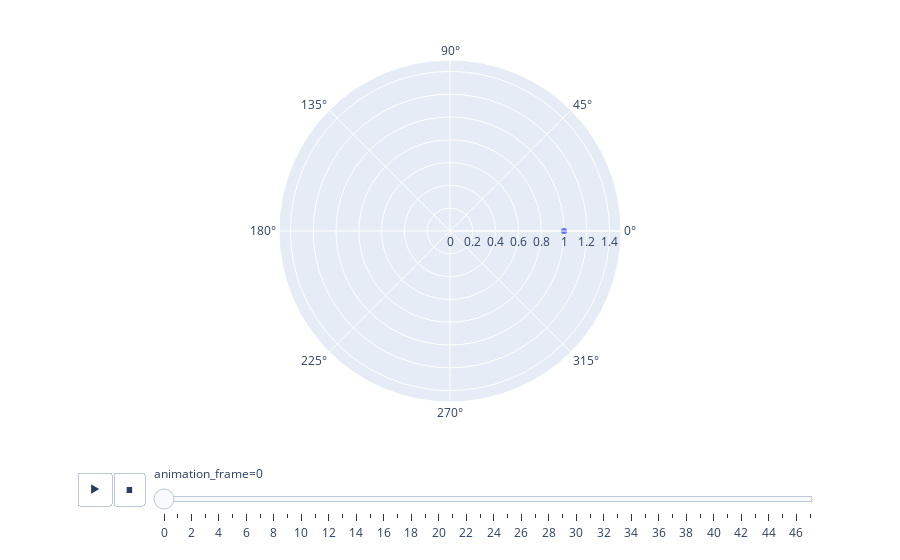

Here is the notebook cell this chart was saved with:
### Code cell
px.scatter_polar(r=1.0**t, theta=t*𝜃,
                 animation_frame=t,
                 start_angle=0,
                 range_r=[0, 1.5],
                 direction='counterclockwise')

### Figure 1 — Plotly figure (JSON) as saved in the notebook; plotly's stock layout.template omitted (floating-point values rounded to 4 significant figures)
{"data": [{"hovertemplate": "animation_frame=0<br>r=%{r}<br>theta=%{theta}<extra></extra>", "legendgroup": "", "marker": {"color": "#636efa", "symbol": "circle"}, "mode": "markers", "name": "", "r": [1.0], "showlegend": false, "subplot": "polar", "theta": [0], "type": "scatterpolar"}], "layout": {"legend": {"tracegroupgap": 0}, "margin": {"t": 60}, "polar": {"angularaxis": {"direction": "counterclockwise", "rotation": 0}, "domain": {"x": [0.0, 1.0], "y": [0.0, 1.0]}, "radialaxis": {"range": [0, 1.5]}}, "sliders": [{"active": 0, "currentvalue": {"prefix": "animation_frame="}, "len": 0.9, "pad": {"b": 10, "t": 60}, "steps": [{"args": [["0"], {"frame": {"duration": 0, "redraw": true}, "fromcurrent": true, "mode": "immediate", "transition": {"duration": 0, "easing": "linear"}}], "label": "0", "method": "animate"}, {"args": [["1"], {"frame": {"duration": 0, "redraw": true}, "fromcurrent": true, "mode": "immediate", "transition": {"duration": 0, "easing": "linear"}}], "label": "1", "method": "animate"}, {"args": [["2"], {"frame": {"duration": 0, "redraw": true}, "fromcurrent": true, "mode": "immediate", "transition": {"duration": 0, "easing": "linear"}}], "label": "2", "method": "animate"}, {"args": [["3"], {"frame": {"duration": 0, "redraw": true}, "fromcurrent": true, "mode": "immediate", "transition": {"duration": 0, "easing": "linear"}}], "label": "3", "method": "animate"}, {"args": [["4"], {"frame": {"duration": 0, "redraw": true}, "fromcurrent": true, "mode": "immediate", "transition": {"duration": 0, "easing": "linear"}}], "label": "4", "method": "animate"}, {"args": [["5"], {"frame": {"duration": 0, "redraw": true}, "fromcurrent": true, "mode": "immediate", "transition": {"duration": 0, "easing": "linear"}}], "label": "5", "method": "animate"}, {"args": [["6"], {"frame": {"duration": 0, "redraw": true}, "fromcurrent": true, "mode": "immediate", "transition": {"duration": 0, "easing": "linear"}}], "label": "6", "method": "animate"}, {"args": [["7"], {"frame": {"duration": 0, "redraw": true}, "fromcurrent": true, "mode": "immediate", "transition": {"duration": 0, "easing": "linear"}}], "label": "7", "method": "animate"}, {"args": [["8"], {"frame": {"duration": 0, "redraw": true}, "fromcurrent": true, "mode": "immediate", "transition": {"duration": 0, "easing": "linear"}}], "label": "8", "method": "animate"}, {"args": [["9"], {"frame": {"duration": 0, "redraw": true}, "fromcurrent": true, "mode": "immediate", "transition": {"duration": 0, "easing": "linear"}}], "label": "9", "method": "animate"}, {"args": [["10"], {"frame": {"duration": 0, "redraw": true}, "fromcurrent": true, "mode": "immediate", "transition": {"duration": 0, "easing": "linear"}}], "label": "10", "method": "animate"}, {"args": [["11"], {"frame": {"duration": 0, "redraw": true}, "fromcurrent": true, "mode": "immediate", "transition": {"duration": 0, "easing": "linear"}}], "label": "11", "method": "animate"}, {"args": [["12"], {"frame": {"duration": 0, "redraw": true}, "fromcurrent": true, "mode": "immediate", "transition": {"duration": 0, "easing": "linear"}}], "label": "12", "method": "animate"}, {"args": [["13"], {"frame": {"duration": 0, "redraw": true}, "fromcurrent": true, "mode": "immediate", "transition": {"duration": 0, "easing": "linear"}}], "label": "13", "method": "animate"}, {"args": [["14"], {"frame": {"duration": 0, "redraw": true}, "fromcurrent": true, "mode": "immediate", "transition": {"duration": 0, "easing": "linear"}}], "label": "14", "method": "animate"}, {"args": [["15"], {"frame": {"duration": 0, "redraw": true}, "fromcurrent": true, "mode": "immediate", "transition": {"duration": 0, "easing": "linear"}}], "label": "15", "method": "animate"}, {"args": [["16"], {"frame": {"duration": 0, "redraw": true}, "fromcurrent": true, "mode": "immediate", "transition": {"duration": 0, "easing": "linear"}}], "label": "16", "method": "animate"}, {"args": [["17"], {"frame": {"duration": 0, "redraw": true}, "fromcurrent": true, "mode": "immediate", "transition": {"duration": 0, "easing": "linear"}}], "label": "17", "method": "animate"}, {"args": [["18"], {"frame": {"duration": 0, "redraw": true}, "fromcurrent": true, "mode": "immediate", "transition": {"duration": 0, "easing": "linear"}}], "label": "18", "method": "animate"}, {"args": [["19"], {"frame": {"duration": 0, "redraw": true}, "fromcurrent": true, "mode": "immediate", "transition": {"duration": 0, "easing": "linear"}}], "label": "19", "method": "animate"}, {"args": [["20"], {"frame": {"duration": 0, "redraw": true}, "fromcurrent": true, "mode": "immediate", "transition": {"duration": 0, "easing": "linear"}}], "label": "20", "method": "animate"}, {"args": [["21"], {"frame": {"duration": 0, "redraw": true}, "fromcurrent": true, "mode": "immediate", "transition": {"duration": 0, "easing": "linear"}}], "label": "21", "method": "animate"}, {"args": [["22"], {"frame": {"duration": 0, "redraw": true}, "fromcurrent": true, "mode": "immediate", "transition": {"duration": 0, "easing": "linear"}}], "label": "22", "method": "animate"}, {"args": [["23"], {"frame": {"duration": 0, "redraw": true}, "fromcurrent": true, "mode": "immediate", "transition": {"duration": 0, "easing": "linear"}}], "label": "23", "method": "animate"}, {"args": [["24"], {"frame": {"duration": 0, "redraw": true}, "fromcurrent": true, "mode": "immediate", "transition": {"duration": 0, "easing": "linear"}}], "label": "24", "method": "animate"}, {"args": [["25"], {"frame": {"duration": 0, "redraw": true}, "fromcurrent": true, "mode": "immediate", "transition": {"duration": 0, "easing": "linear"}}], "label": "25", "method": "animate"}, {"args": [["26"], {"frame": {"duration": 0, "redraw": true}, "fromcurrent": true, "mode": "immediate", "transition": {"duration": 0, "easing": "linear"}}], "label": "26", "method": "animate"}, {"args": [["27"], {"frame": {"duration": 0, "redraw": true}, "fromcurrent": true, "mode": "immediate", "transition": {"duration": 0, "easing": "linear"}}], "label": "27", "method": "animate"}, {"args": [["28"], {"frame": {"duration": 0, "redraw": true}, "fromcurrent": true, "mode": "immediate", "transition": {"duration": 0, "easing": "linear"}}], "label": "28", "method": "animate"}, {"args": [["29"], {"frame": {"duration": 0, "redraw": true}, "fromcurrent": true, "mode": "immediate", "transition": {"duration": 0, "easing": "linear"}}], "label": "29", "method": "animate"}, {"args": [["30"], {"frame": {"duration": 0, "redraw": true}, "fromcurrent": true, "mode": "immediate", "transition": {"duration": 0, "easing": "linear"}}], "label": "30", "method": "animate"}, {"args": [["31"], {"frame": {"duration": 0, "redraw": true}, "fromcurrent": true, "mode": "immediate", "transition": {"duration": 0, "easing": "linear"}}], "label": "31", "method": "animate"}, {"args": [["32"], {"frame": {"duration": 0, "redraw": true}, "fromcurrent": true, "mode": "immediate", "transition": {"duration": 0, "easing": "linear"}}], "label": "32", "method": "animate"}, {"args": [["33"], {"frame": {"duration": 0, "redraw": true}, "fromcurrent": true, "mode": "immediate", "transition": {"duration": 0, "easing": "linear"}}], "label": "33", "method": "animate"}, {"args": [["34"], {"frame": {"duration": 0, "redraw": true}, "fromcurrent": true, "mode": "immediate", "transition": {"duration": 0, "easing": "linear"}}], "label": "34", "method": "animate"}, {"args": [["35"], {"frame": {"duration": 0, "redraw": true}, "fromcurrent": true, "mode": "immediate", "transition": {"duration": 0, "easing": "linear"}}], "label": "35", "method": "animate"}, {"args": [["36"], {"frame": {"duration": 0, "redraw": true}, "fromcurrent": true, "mode": "immediate", "transition": {"duration": 0, "easing": "linear"}}], "label": "36", "method": "animate"}, {"args": [["37"], {"frame": {"duration": 0, "redraw": true}, "fromcurrent": true, "mode": "immediate", "transition": {"duration": 0, "easing": "linear"}}], "label": "37", "method": "animate"}, {"args": [["38"], {"frame": {"duration": 0, "redraw": true}, "fromcurrent": true, "mode": "immediate", "transition": {"duration": 0, "easing": "linear"}}], "label": "38", "method": "animate"}, {"args": [["39"], {"frame": {"duration": 0, "redraw": true}, "fromcurrent": true, "mode": "immediate", "transition": {"duration": 0, "easing": "linear"}}], "label": "39", "method": "animate"}, {"args": [["40"], {"frame": {"duration": 0, "redraw": true}, "fromcurrent": true, "mode": "immediate", "transition": {"duration": 0, "easing": "linear"}}], "label": "40", "method": "animate"}, {"args": [["41"], {"frame": {"duration": 0, "redraw": true}, "fromcurrent": true, "mode": "immediate", "transition": {"duration": 0, "easing": "linear"}}], "label": "41", "method": "animate"}, {"args": [["42"], {"frame": {"duration": 0, "redraw": true}, "fromcurrent": true, "mode": "immediate", "transition": {"duration": 0, "easing": "linear"}}], "label": "42", "method": "animate"}, {"args": [["43"], {"frame": {"duration": 0, "redraw": true}, "fromcurrent": true, "mode": "immediate", "transition": {"duration": 0, "easing": "linear"}}], "label": "43", "method": "animate"}, {"args": [["44"], {"frame": {"duration": 0, "redraw": true}, "fromcurrent": true, "mode": "immediate", "transition": {"duration": 0, "easing": "linear"}}], "label": "44", "method": "animate"}, {"args": [["45"], {"frame": {"duration": 0, "redraw": true}, "fromcurrent": true, "mode": "immediate", "transition": {"duration": 0, "easing": "linear"}}], "label": "45", "method": "animate"}, {"args": [["46"], {"frame": {"duration": 0, "redraw": true}, "fromcurrent": true, "mode": "immediate", "transition": {"duration": 0, "easing": "linear"}}], "label": "46", "method": "animate"}, {"args": [["47"], {"frame": {"duration": 0, "redraw": true}, "fromcurrent": true, "mode": "immediate", "transition": {"duration": 0, "easing": "linear"}}], "label": "47", "method": "animate"}], "x": 0.1, "xanchor": "left", "y": 0, "yanchor": "top"}], "updatemenus": [{"buttons": [{"args": [null, {"frame": {"duration": 500, "redraw": true}, "fromcurrent": true, "mode": "immediate", "transition": {"duration": 500, "easing": "linear"}}], "label": "&#9654;", "method": "animate"}, {"args": [[null], {"frame": {"duration": 0, "redraw": true}, "fromcurrent": true, "mode": "immediate", "transition": {"duration": 0, "easing": "linear"}}], "label": "&#9724;", "method": "animate"}], "direction": "left", "pad": {"r": 10, "t": 70}, "showactive": false, "type": "buttons", "x": 0.1, "xanchor": "right", "y": 0, "yanchor": "top"}]}}
